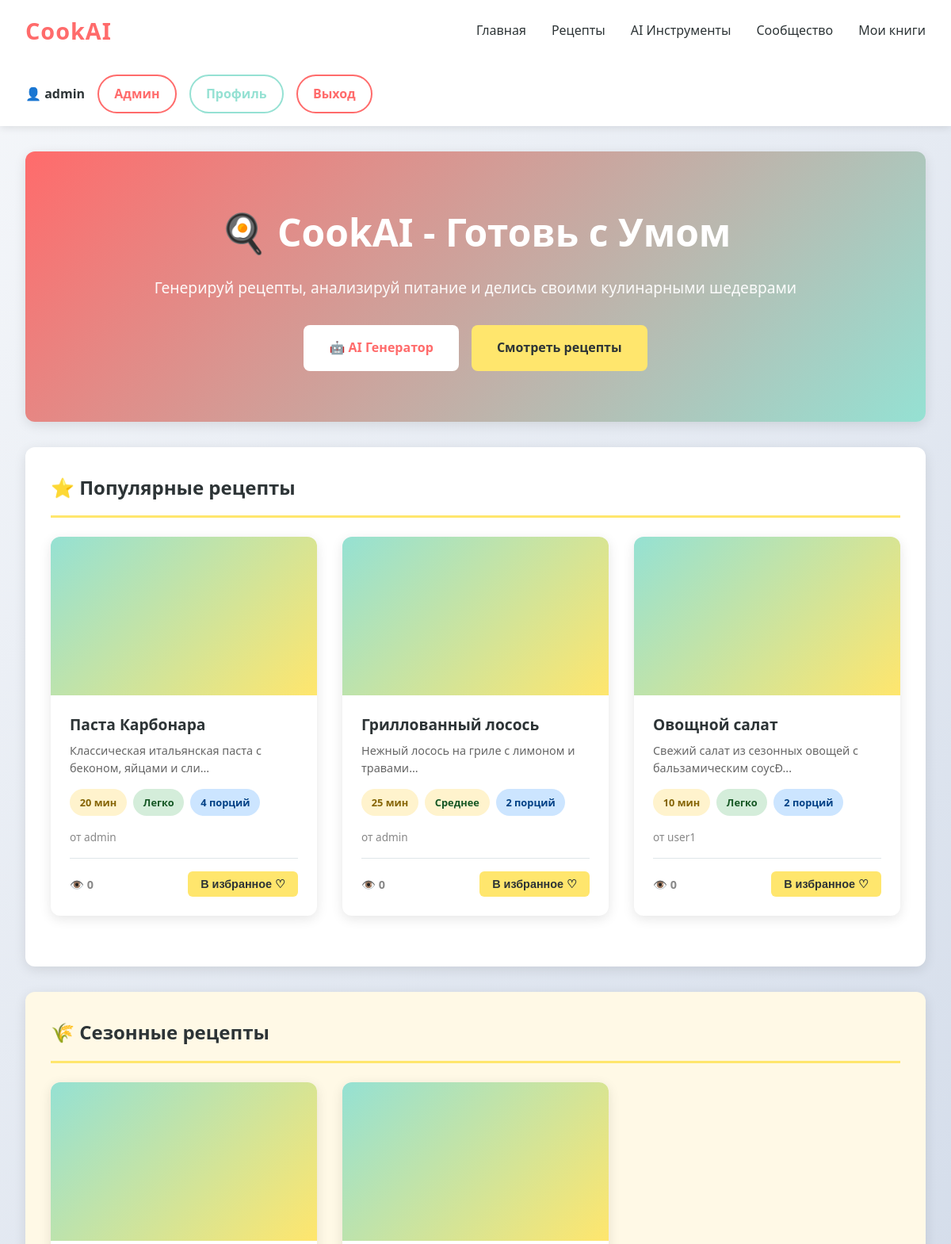
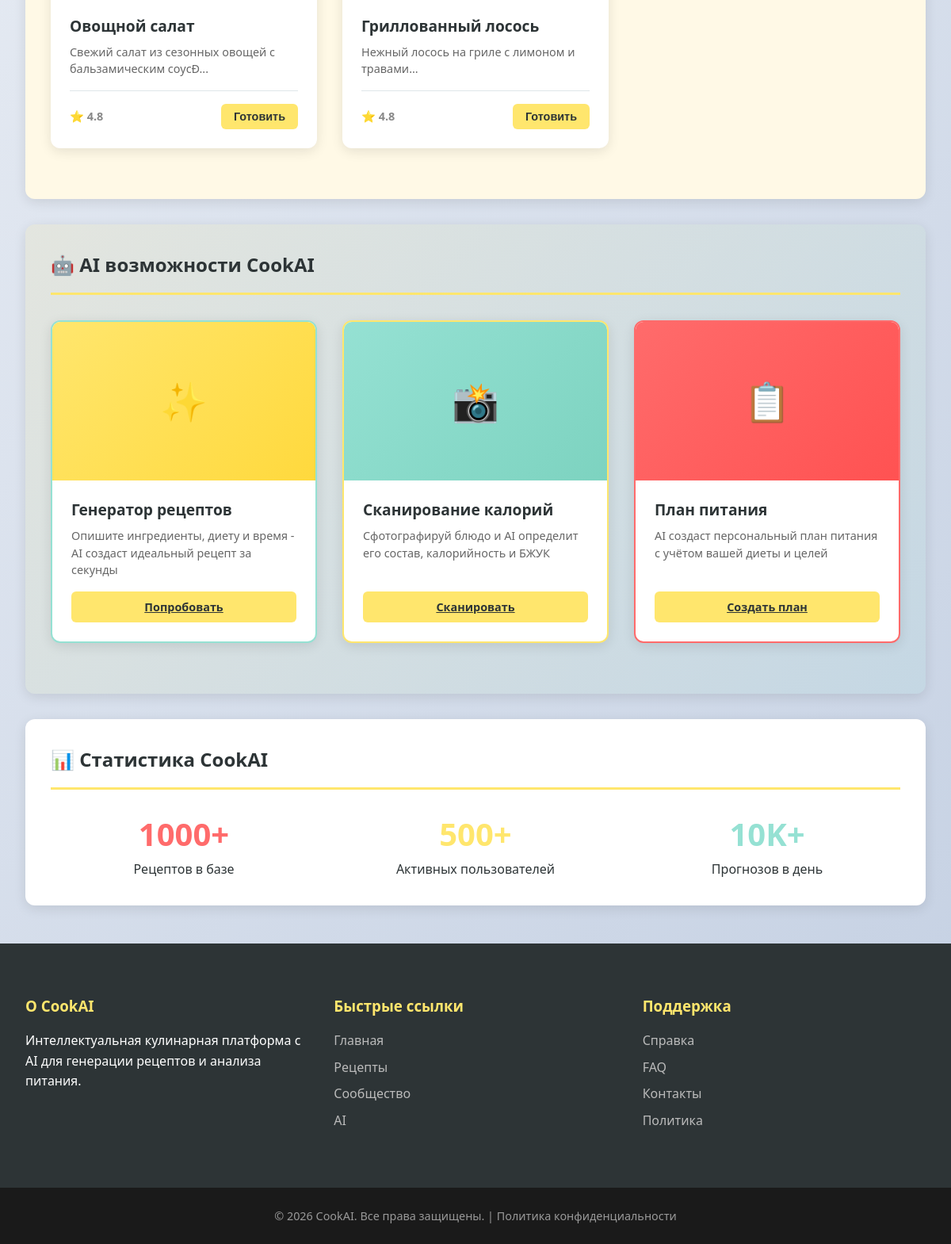
Screenshot of /public/ (signed in) with the database file from the repository (2 pictures, top to bottom).
### tables this page shows
CREATE TABLE `recipes` (
    `id` INT AUTO_INCREMENT PRIMARY KEY,
    `user_id` INT NOT NULL,
    `title` VARCHAR(255) NOT NULL,
    `description` LONGTEXT,
    `ingredients` JSON NOT NULL COMMENT 'Array of ingredients',
    `instructions` JSON NOT NULL COMMENT 'Array of instruction steps',
    `time_minutes` INT DEFAULT 30,
    `difficulty` ENUM('easy', 'medium', 'hard') DEFAULT 'medium',
    `servings` INT DEFAULT 1,
    `calories` INT,
    `image_path` VARCHAR(255),
    `is_seasonal` TINYINT(1) DEFAULT 0,
    `status` ENUM('draft', 'active', 'archived') DEFAULT 'draft',
    `views` INT DEFAULT 0,
    `rating_avg` DECIMAL(3, 2) DEFAULT 0,
    `created_at` DATETIME DEFAULT CURRENT_TIMESTAMP,
    `updated_at` DATETIME DEFAULT CURRENT_TIMESTAMP ON UPDATE CURRENT_TIMESTAMP,
    FOREIGN KEY (`user_id`) REFERENCES `users`(`id`) ON DELETE CASCADE,
    INDEX `idx_user_id` (`user_id`),
    INDEX `idx_status` (`status`),
    INDEX `idx_difficulty` (`difficulty`),
    INDEX `idx_created_at` (`created_at`),
    FULLTEXT INDEX `ft_search` (`title`, `description`)
);

CREATE TABLE `users` (
    `id` INT AUTO_INCREMENT PRIMARY KEY,
    `username` VARCHAR(100) NOT NULL UNIQUE,
    `email` VARCHAR(255) NOT NULL UNIQUE,
    `password_hash` VARCHAR(255) NOT NULL,
    `avatar_path` VARCHAR(255),
    `bio` TEXT,
    `role` ENUM('user', 'admin', 'moderator') DEFAULT 'user',
    `status` ENUM('active', 'inactive', 'suspended') DEFAULT 'active',
    `created_at` DATETIME DEFAULT CURRENT_TIMESTAMP,
    `updated_at` DATETIME DEFAULT CURRENT_TIMESTAMP ON UPDATE CURRENT_TIMESTAMP,
    INDEX `idx_email` (`email`),
    INDEX `idx_username` (`username`),
    INDEX `idx_status` (`status`)
);

### app/core/Controller.php (called while the page is built, shortened)
<?php
class Controller
{
    protected $view_path = '';
    public function __construct()
    {
        $this->view_path = ROOT_PATH . '/app/views';
    }
    protected function render($view, $data = [])
    {
        $view_file = $this->view_path . '/' . str_replace('.', '/', $view) . '.php';
        extract($data);
        include $view_file;
        include $this->view_path . '/layouts/main.php';
    }
}
?>

### app/controllers/HomeController.php (called while the page is built, shortened)
<?php
class HomeController extends Controller
{
    private $recipe;
    public function __construct()
    {
        $this->recipe = new Recipe();
    }
    public function index()
    {
        $popular_recipes = $this->recipe->getPopular(6);
        $seasonal_recipes = $this->recipe->getSeasonal(3);
        $this->render('home.index', [
            'popular_recipes' => $popular_recipes,
            'seasonal_recipes' => $seasonal_recipes
        ]);
    }
}
?>

### app/core/Router.php (called while the page is built, shortened)
<?php
class Router
{
    private $routes = [];
    private $params = [];
    public function get($path, $handler)
    {
        $this->routes['GET'][$path] = $handler;
    }
    public function post($path, $handler)
    {
        $this->routes['POST'][$path] = $handler;
    }
    public function dispatch($method, $uri)
    {
        foreach ($this->routes[$method] as $path => $handler) {
            if ($this->match($path, $uri)) {
                return $this->execute($handler);
            }
        }
        throw new Exception("Маршрут не найден: $method $uri");
    }
    private function match($pattern, $uri)
    {
        $pattern = preg_replace('/:\w+/', '([\w-]+)', $pattern);
        $pattern = '#^' . $pattern . '$#';
        if (preg_match($pattern, $uri, $matches)) {
            array_shift($matches);
            $this->params = $matches;
            return true;
        }
        return false;
    }
    private function execute($handler)
    {
        list($controller, $action) = explode('@', $handler);
        $controller_class = new $controller();
        return call_user_func_array([$controller_class, $action], $this->params);
    }
}
?>

### public/index.php (called while the page is built, shortened)
<?php
spl_autoload_register(function ($class) {
    $paths = [
        APP_PATH . '/core/' . $class . '.php',
        APP_PATH . '/controllers/' . $class . '.php',
        APP_PATH . '/models/' . $class . '.php',
        APP_PATH . '/services/' . $class . '.php',
    ];
    foreach ($paths as $path) {
        if (file_exists($path)) {
            return;
        }
    }
});
$router = new Router();
$router->get('/', 'HomeController@index');
$router->get('/login', 'AuthController@loginForm');
$router->post('/login', 'AuthController@login');
$router->get('/register', 'AuthController@registerForm');
$router->post('/register', 'AuthController@register');
$router->get('/logout', 'AuthController@logout');
$router->get('/recipes', 'RecipeController@index');
$router->get('/recipe/:id', 'RecipeController@show');
$router->get('/recipes/search', 'RecipeController@search');
$router->post('/recipes/create', 'RecipeController@store');
$router->get('/ai', 'AIController@index');
$router->get('/ai/generator', 'AIController@generator');
$router->post('/ai/generate-recipe', 'AIController@generateRecipe');
$router->post('/ai/scan-calories', 'AIController@scanCalories');
$router->post('/ai/advice', 'AIController@advice');
$router->get('/ai/meal-plan', 'AIController@mealPlan');
$method = $_SERVER['REQUEST_METHOD'];
$uri = parse_url($_SERVER['REQUEST_URI'], PHP_URL_PATH);
if (strpos($uri, '/CookAI/public') === 0) {
    $uri = substr($uri, strlen('/CookAI/public'));
}
if (empty($uri) || $uri === '/') {
    $uri = '/';
}
$uri = rtrim($uri, '/') ?: '/';
try {
    $router->dispatch($method, $uri);
} catch (Exception $e) {
    http_response_code(404);
    echo "Ошибка: " . htmlspecialchars($e->getMessage());
}
?>

### app/core/Database.php (called while the page is built, shortened)
<?php
class Database
{
    private static $instance = null;
    private $pdo;
    private function __construct()
    {
        $this->pdo = DB;
    }
    public static function getInstance()
    {
        if (self::$instance === null) {
            self::$instance = new self();
        }
        return self::$instance;
    }
    public function all($query, $params = [])
    {
        $stmt = $this->pdo->prepare($query);
        $stmt->execute($params);
        return $stmt->fetchAll();
    }
}
?>

### app/models/Recipe.php (called while the page is built, shortened)
<?php
class Recipe
{
    protected $db;
    protected $table = 'recipes';
    public function __construct()
    {
        $this->db = Database::getInstance();
    }
    public function getPopular($limit = 6)
    {
        return $this->db->all(
            "SELECT r.*, u.username FROM {$this->table} r
             LEFT JOIN users u ON r.user_id = u.id
             WHERE r.status = 'active'
             ORDER BY r.views DESC, r.created_at DESC
             LIMIT ?",
            [$limit]
        );
    }
    public function getSeasonal($limit = 6)
    {
        return $this->db->all(
            "SELECT r.*, u.username FROM {$this->table} r
             LEFT JOIN users u ON r.user_id = u.id
             WHERE r.status = 'active' AND r.is_seasonal = 1
             ORDER BY r.created_at DESC
             LIMIT ?",
            [$limit]
        );
    }
}
?>

### app/views/home/index.php (the view, shortened to what this page needs)
<section class="hero">
    <div class="hero-content">
        <h1>🍳 CookAI - Готовь с Умом</h1>
        <p>Генерируй рецепты, анализируй питание и делись своими кулинарными шедеврами</p>
        <div class="hero-buttons">
            <?php if (!isset($_SESSION['user_id'])): ?>
                <a href="/CookAI/public/register" class="btn-primary">Начать бесплатно</a>
            <?php else: ?>
                <a href="/CookAI/public/ai" class="btn-primary">🤖 AI Генератор</a>
            <?php endif; ?>
            <a href="/CookAI/public/recipes" class="btn-primary" style="background: var(--accent); color: var(--dark);">Смотреть рецепты</a>
        </div>
    </div>
</section>
<section>
    <h2>⭐ Популярные рецепты</h2>
    <div class="recipes-grid">
        <?php if (!empty($popular_recipes)): ?>
            <?php foreach ($popular_recipes as $recipe): ?>
                <div class="recipe-card">
                    <div class="recipe-image">
                    </div>
                    <div class="recipe-info">
                        <a href="/CookAI/public/recipe/<?php echo $recipe['id']; ?>" class="recipe-title">
                            <?php echo htmlspecialchars($recipe['title']); ?>
                        </a>
                        <p class="recipe-description">
                            <?php echo substr(htmlspecialchars($recipe['description']), 0, 100) . '...'; ?>
                        </p>
                        <div class="recipe-meta">
                            <span class="meta-tag time"><?php echo $recipe['time_minutes']; ?> мин</span>
                            <span class="meta-tag difficulty <?php echo $recipe['difficulty']; ?>">
                                <?php
                                $diff = ['easy' => 'Легко', 'medium' => 'Среднее', 'hard' => 'Сложно'];
                                echo $diff[$recipe['difficulty']] ?? 'Среднее';
                                ?>
                            </span>
                            <span class="meta-tag servings"><?php echo $recipe['servings']; ?> порций</span>
                        </div>
                        <p class="recipe-author">от <?php echo htmlspecialchars($recipe['username'] ?? 'Гость'); ?></p>
                        <div class="recipe-footer">
                            <span class="recipe-rating">👁️ <?php echo $recipe['views']; ?></span>
                            <button class="btn-small">В избранное ♡</button>
                        </div>
                    </div>
                </div>
            <?php endforeach; ?>
        <?php else: ?>
            <p class="text-center text-muted">Рецепты пока не добавлены</p>
        <?php endif; ?>
    </div>
</section>
<section style="background: #fff9e6;">
    <h2>🌾 Сезонные рецепты</h2>
    <div class="recipes-grid">
        <?php if (!empty($seasonal_recipes)): ?>
            <?php foreach ($seasonal_recipes as $recipe): ?>
                <div class="recipe-card">
                    <div class="recipe-image">
                    </div>
                    <div class="recipe-info">
                        <a href="/CookAI/public/recipe/<?php echo $recipe['id']; ?>" class="recipe-title">
                            <?php echo htmlspecialchars($recipe['title']); ?>
                        </a>
                        <p class="recipe-description">
                            <?php echo substr(htmlspecialchars($recipe['description']), 0, 100) . '...'; ?>
                        </p>
                        <div class="recipe-footer">
                            <span class="recipe-rating">⭐ 4.8</span>
                            <button class="btn-small">Готовить</button>
                        </div>
                    </div>
                </div>
            <?php endforeach; ?>
        <?php else: ?>
            <p class="text-center text-muted">Сезонные рецепты не найдены</p>
        <?php endif; ?>
    </div>
</section>
<section style="background: linear-gradient(135deg, #FFE66D20 0%, #95E1D320 100%);">
    <h2>🤖 AI возможности CookAI</h2>
    <div class="recipes-grid" style="margin-top: 2rem;">
        <div class="recipe-card" style="border: 2px solid var(--secondary);">
            <div class="recipe-image" style="background: linear-gradient(135deg, #FFE66D, #FFD93D);">
                <span style="font-size: 3rem;">✨</span>
            </div>
            <div class="recipe-info">
                <h3 class="recipe-title">Генератор рецептов</h3>
                <p class="recipe-description">
                    Опишите ингредиенты, диету и время - AI создаст идеальный рецепт за секунды
                </p>
                <?php if (isset($_SESSION['user_id'])): ?>
                    <a href="/CookAI/public/ai/generator" class="btn-small" style="width: 100%; text-align: center;">Попробовать</a>
                <?php else: ?>
                    <a href="/CookAI/public/register" class="btn-small" style="width: 100%; text-align: center;">Зарегистрироваться</a>
                <?php endif; ?>
            </div>
        </div>
        <div class="recipe-card" style="border: 2px solid var(--accent);">
            <div class="recipe-image" style="background: linear-gradient(135deg, #95E1D3, #7DD3C0);">
                <span style="font-size: 3rem;">📸</span>
            </div>
            <div class="recipe-info">
                <h3 class="recipe-title">Сканирование калорий</h3>
                <p class="recipe-description">
                    Сфотографируй блюдо и AI определит его состав, калорийность и БЖУК
                </p>
                <?php if (isset($_SESSION['user_id'])): ?>
                    <a href="/CookAI/public/ai/scan" class="btn-small" style="width: 100%; text-align: center;">Сканировать</a>
                <?php else: ?>
                    <a href="/CookAI/public/register" class="btn-small" style="width: 100%; text-align: center;">Зарегистрироваться</a>
                <?php endif; ?>
            </div>
        </div>
        <div class="recipe-card" style="border: 2px solid var(--primary);">
            <div class="recipe-image" style="background: linear-gradient(135deg, #FF6B6B, #FF5252);">
                <span style="font-size: 3rem;">📋</span>
            </div>
            <div class="recipe-info">
                <h3 class="recipe-title">План питания</h3>
                <p class="recipe-description">
                    AI создаст персональный план питания с учётом вашей диеты и целей
                </p>
                <?php if (isset($_SESSION['user_id'])): ?>
                    <a href="/CookAI/public/ai/meal-plan" class="btn-small" style="width: 100%; text-align: center;">Создать план</a>
                <?php else: ?>
                    <a href="/CookAI/public/register" class="btn-small" style="width: 100%; text-align: center;">Зарегистрироваться</a>
                <?php endif; ?>
            </div>
        </div>
    </div>
</section>
<section>
    <h2>📊 Статистика CookAI</h2>
    <div style="display: grid; grid-template-columns: repeat(auto-fit, minmax(200px, 1fr)); gap: 2rem; text-align: center;">
        <div>
            <h3 style="font-size: 2.5rem; color: var(--primary);">1000+</h3>
            <p>Рецептов в базе</p>
        </div>
        <div>
            <h3 style="font-size: 2.5rem; color: var(--accent);">500+</h3>
            <p>Активных пользователей</p>
        </div>
        <div>
            <h3 style="font-size: 2.5rem; color: var(--secondary);">10K+</h3>
            <p>Прогнозов в день</p>
        </div>
    </div>
</section>

### rows the page displays
recipes: title "Паста Карбонара", description "Классическая итальянская паста с беконом, яйцами и сли", time_minutes "20", difficulty "Легко", servings "4", user.username "admin", views "0"
recipes: title "Гриллованный лосось", description "Нежный лосось на гриле с лимоном и травами", time_minutes "25", difficulty "Среднее", servings "2", user.username "admin", views "0"
recipes: title "Овощной салат", description "Свежий салат из сезонных овощей с бальзамическим соусÐ", time_minutes "10", difficulty "Легко", servings "2", user.username "user1", views "0"

### other values shown
$_SESSION['username'] "admin"
